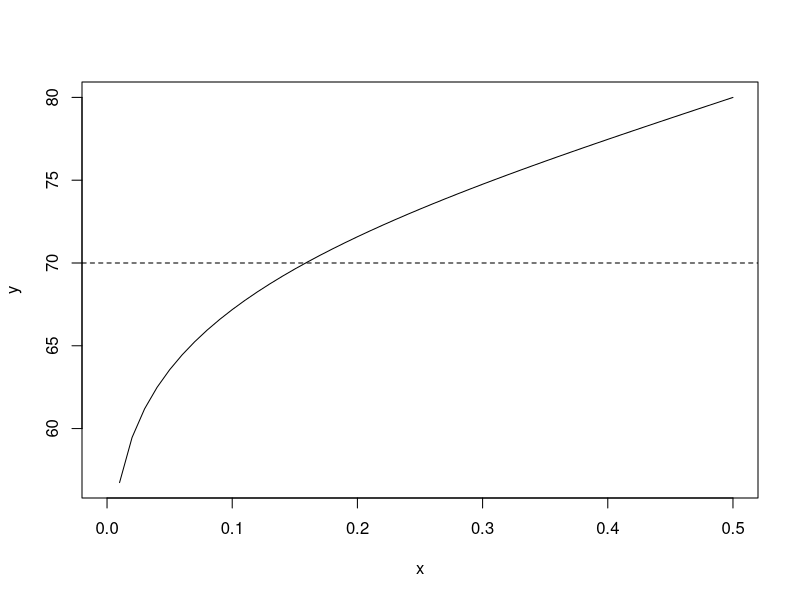

R code for this plot:
## ---- chunk 1
knitr::opts_chunk$set(echo = TRUE)
## ---- chunk 2
x <- seq(0, 0.5, by = 0.01)
y <- qnorm(x, mean = 80, sd = 10)
plot(x, y, type = "l")
abline(h = 70, lty = 2)
## ---- chunk 3
pnorm(70, mean = 80, sd = 10)
## ---- chunk 4
qnorm(0.95, mean = 1100, sd = 75)
## ---- chunk 5
pbinom(3, size = 5, prob = 0.5, lower.tail = FALSE)
## ---- chunk 6
pnorm(16, mean = 15, sd = 1) - pnorm(14, mean = 15, sd = 1)
## ---- chunk 7
ppois(10, lambda = 5 * 3)
